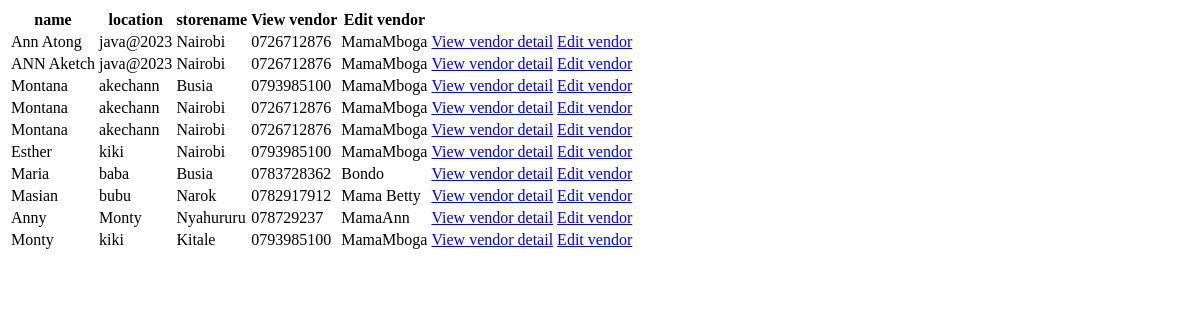
The app's page /salesperson/salesperson/list, older data.
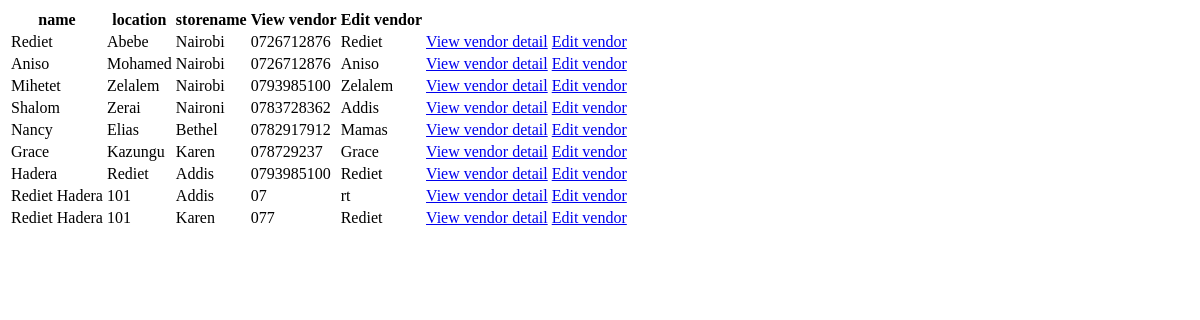
The same page, newer data.
### salesperson/models.py (models this page shows, shortened)
class Vendor(models.Model):
    name = models.CharField(max_length=32)
    password = models.CharField(max_length=32)
    location = models.CharField(max_length=32)
    contact = models.CharField(max_length=32)
    storename = models.CharField(max_length=32)

### salesperson/views.py (the view)
# urls.py: path('salesperson/list', vendor_list, name='vendor_list_view'),
def vendor_list(request):
    vendors = Vendor.objects.all()
    return render(request, "vendor/vendor_list.html", {"vendors": vendors})

### templates/vendor/vendor_list.html (shortened to what this page needs)
<!DOCTYPE html>
<html lang="en">
<head>
    {% load static %}
</head>
<body>
    <table>
        <tr>
            <th>name</th>
            <th>location</th>
            <th>storename</th>
            <th>View vendor</th>
            <th>Edit vendor</th>
        </tr>
        <tbody>
            {% for vendor in vendors %}
            <tr>
                <td>{{ vendor.name }}</td>
                <td>{{ vendor.password }}</td>
                <td>{{ vendor.location }}</td>
                <td>{{ vendor.contact }}</td>
                <td>{{ vendor.storename }}</td>
                <td><a href="{% url 'vendor_detail_view' id=vendor.id %}">View vendor detail</a></td>
                <td><a href="{% url 'vendor_edit_view' id=vendor.id %}">Edit vendor</a></td>
            </tr>
            {% endfor %}
        </tbody>
    </table>
</body>
</html>

Row changes from the older to the newer data that the page shows:
removed Vendor: name "Montana", password "akechann", location "Busia", contact "0793985100", storename "MamaMboga"
removed Vendor: name "Montana", password "akechann", location "Nairobi", contact "0726712876", storename "MamaMboga"
removed Vendor: name "Montana", password "akechann", location "Nairobi", contact "0726712876", storename "MamaMboga"
changed Vendor: name "Ann Atong" → "Rediet"; password "java@2023" → "Abebe"; storename "MamaMboga" → "Rediet"
changed Vendor: name "ANN Aketch" → "Aniso"; password "java@2023" → "Mohamed"; storename "MamaMboga" → "Aniso"
changed Vendor: name "Esther" → "Mihetet"; password "kiki" → "Zelalem"; storename "MamaMboga" → "Zelalem"
changed Vendor: name "Maria" → "Shalom"; password "baba" → "Zerai"; location "Busia" → "Naironi"; storename "Bondo" → "Addis"
changed Vendor: name "Masian" → "Nancy"; password "bubu" → "Elias"; location "Narok" → "Bethel"; storename "Mama Betty" → "Mamas"
changed Vendor: name "Anny" → "Grace"; password "Monty" → "Kazungu"; location "Nyahururu" → "Karen"; storename "MamaAnn" → "Grace"
changed Vendor: name "Monty" → "Hadera"; password "kiki" → "Rediet"; location "Kitale" → "Addis"; storename "MamaMboga" → "Rediet"
added Vendor: name "Rediet Hadera", password "101", location "Addis", contact "07", storename "rt"
added Vendor: name "Rediet Hadera", password "101", location "Karen", contact "077", storename "Rediet"
